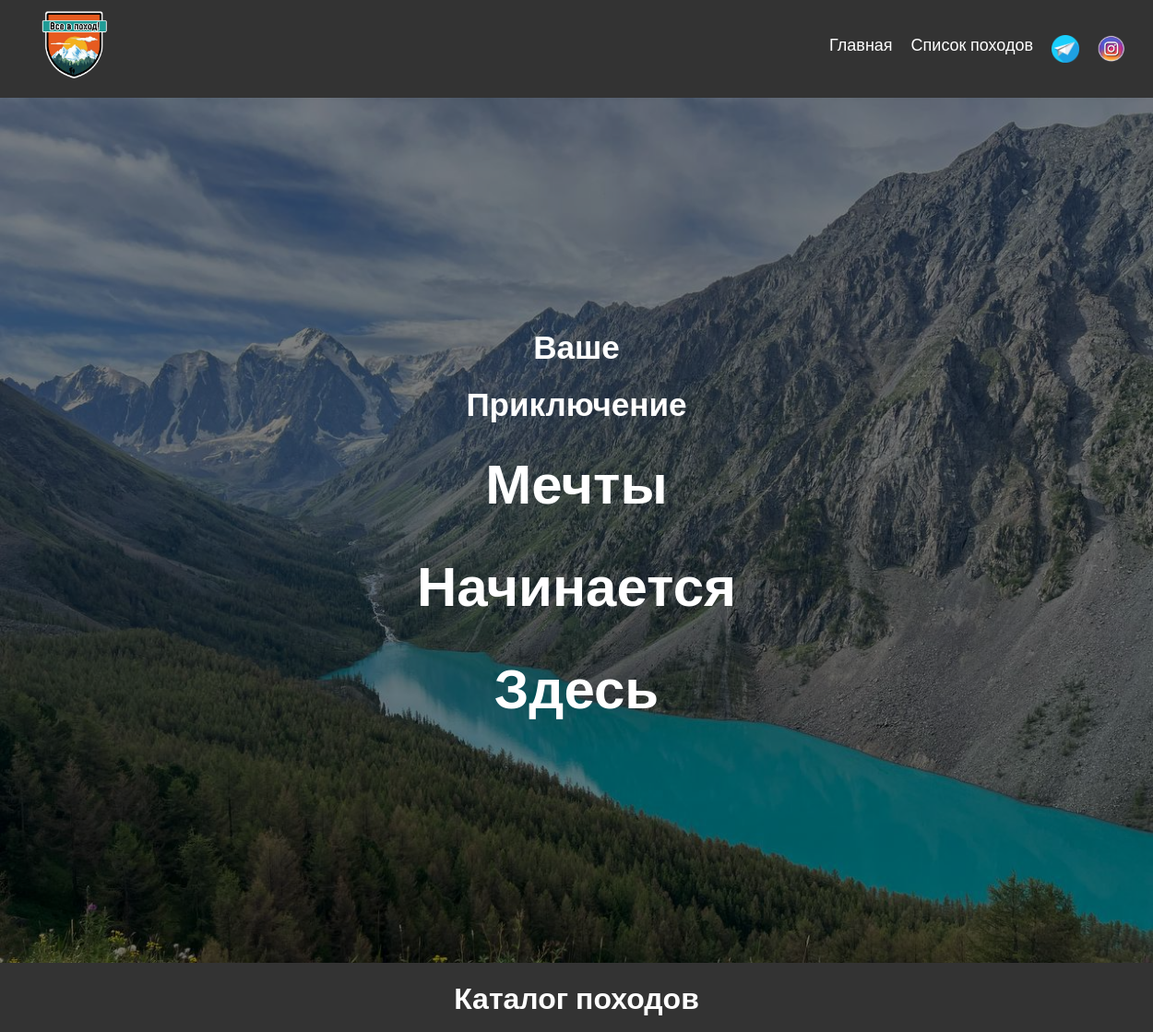
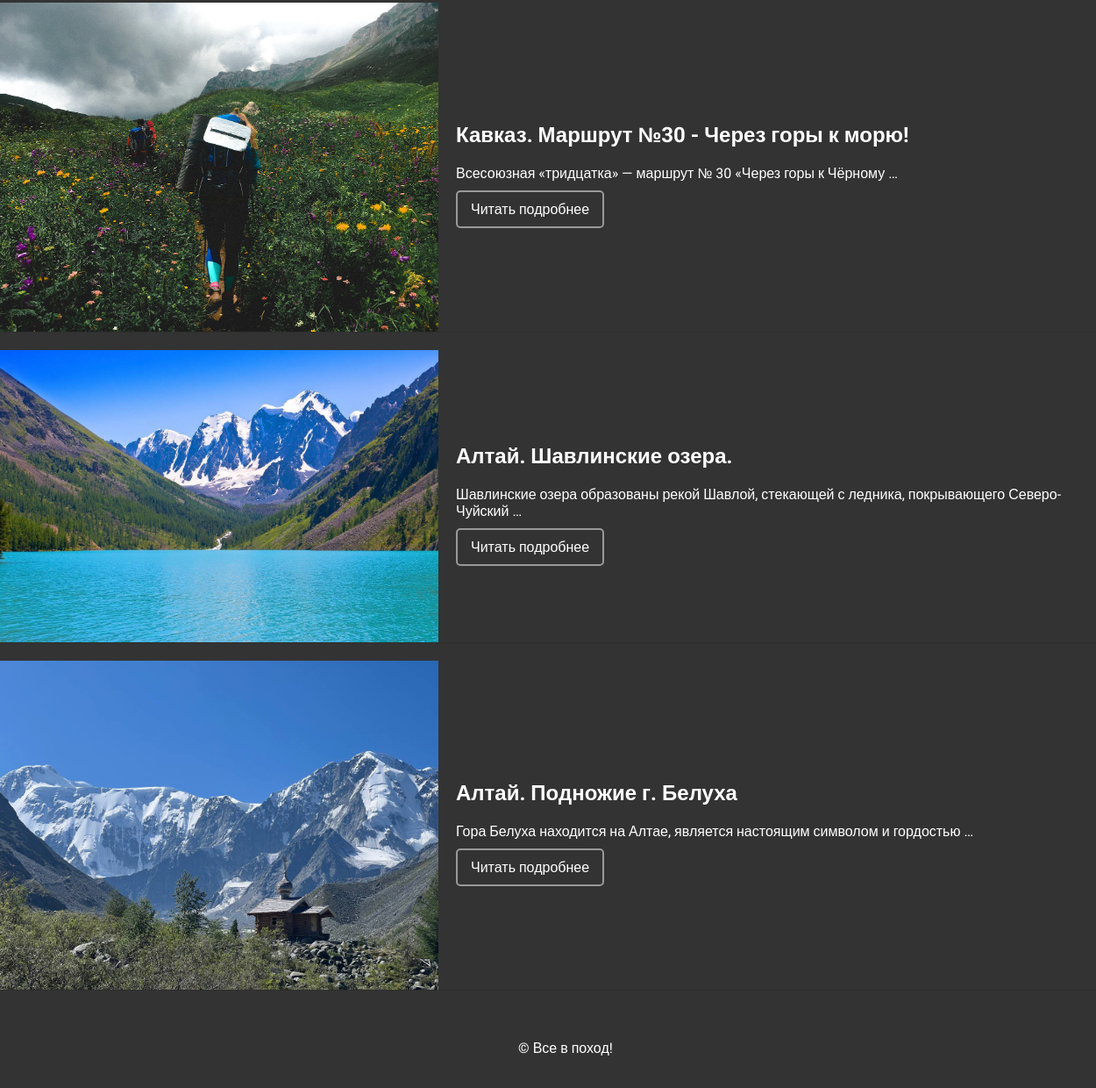
Page /catalog/ on the committed database (2 pictures, top to bottom).
### catalog/models.py (models this page shows, shortened)
class Catalog(models.Model):
    title = models.CharField('Название', max_length=50)
    description = models.TextField('Описание', max_length=5000)
    image = models.ImageField(
        'Изображение',
        upload_to='static_dev/img/',
        blank=True,
        null=True
        )
    is_published = models.BooleanField(
        'Опубликовано',
        default=False,
        help_text='Снимите галочку, чтобы скрыть публикацию.'
    )
    region = models.CharField('Регион', max_length=30, blank=True)
    duration = models.CharField('Длительность', max_length=50, blank=True)
    distance = models.CharField('Расстояние', max_length=255, blank=True)
    class Meta:
        verbose_name = 'Каталог'
        verbose_name_plural = 'Каталог'

### catalog/views.py (the view)
# urls.py: path('', views.PohodListView.as_view(), name='pohod_list'),
class PohodListView(ListView):
    model = Catalog  # Модель каталог с полями.
    template_name = 'catalog/pohod_list.html'
    context_object_name = 'catalog'
    def get_queryset(self):
        return Catalog.objects.filter(is_published=True)

### templates/catalog/pohod_list.html (shortened to what this page needs)
{% extends 'base.html' %}
{% load static %}
{% block content %}
<section>
  <div class="image-container">
    <img src="{% static 'img/vverh.jpg' %}" alt="people" class="background-image">
    <div class="overlay-text">
        <h3 class="u-align-center u-text u-text-1" data-animation-name="customAnimationIn" data-animation-duration="1500">Ваше</h3>
        <h3 class="u-align-center u-text u-text-body-alt-color u-text-2">Приключение</h3>
        <h1 class="u-align-center u-text u-text-3" data-animation-name="customAnimationIn" data-animation-duration="1500" data-animation-delay="500">Мечты</h1>
        <h1 class="u-align-center u-text u-text-3" data-animation-name="customAnimationIn" data-animation-duration="1500" data-animation-delay="500">Начинается</h1>
        <h1 class="u-align-center u-text u-text-3" data-animation-name="customAnimationIn" data-animation-duration="1500" data-animation-delay="500">Здесь</h1>
    </div>
</div>
<section>
  <h1>Каталог походов</h1>
  {% for catalog in catalog %}
  <div class="catalog-item">
    <img src="{{ catalog.image.url }}" alt="{{ catalog.title }}" class="catalog-image">
    <div class="catalog-content">
      <h2>{{ catalog.title }}</h2>
      <p>{{ catalog.description|truncatewords:10 }}</p>
      <a href="{% url 'catalog:pohod_detail' catalog.id %}" class="read-more-button">Читать подробнее</a>
    </div>
  </div>
  {% endfor %}
</section>
{% endblock %}

### templates/base.html (shortened to what this page needs)
{% load static %}
<!DOCTYPE html>
<html lang="ru">
  <head>
    <link rel="stylesheet" href="{% static 'css/bootstrap.min.css' %}">
  </head>
  <body>
    {% include "includes/header.html" %}
    <main>
      {% block content %}{% endblock %}
    </main>
    {% include "includes/footer.html" %}
  </body>
</html>

### templates/includes/header.html
{% load static %}
<header>
  <nav>
    <div class="container">
      <div class="wrap-logo">
        <a class="logo" href="{% url 'homepage:index' %}">
          <img src="{% static 'img/IMG_8898.png' %}" height="100" alt="">
        </a>
      </div>
      <ul class="nav nav-pills">
        <li class="nav-item">
          <a class="nav-link" href="{% url 'homepage:index' %}">
            Главная
          </a>
        </li>
        <li class="nav-item">
          <a class="nav-link" href="{% url 'catalog:pohod_list' %}">
            Список походов
          </a>
        </li>
        <li class="nav-item">
          <a class="nav-link" href="https://t.me/vse_v_pohod">
            <img src="{% static 'img/1604538.png' %}" alt="Telegram" style="width: 30px; height: 30px;">
          </a>
        </li>
        <li class="nav-item">
          <a class="nav-link" href="https://www.instagram.com/vse.v.pokhod">
            <img src="{% static 'img/inst.png' %}" alt="Instagram" style="width: 30px; height: 30px;">
          </a>
        </li>
      </ul>
    </div>
  </nav>
</header>

### templates/includes/footer.html
<footer>
  <p>© Все в поход!</p>
</footer>

### rows in the picture
Catalog: image (picture), title "Кавказ. Маршрут №30 - Через горы к морю!", description "Всесоюзная «тридцатка» — маршрут № 30 «Через горы к Чёрному …"
Catalog: image (picture), title "Алтай. Шавлинские озера.", description "Шавлинские озера образованы рекой Шавлой, стекающей с ледника, покрывающего Северо-Чуйский …"
Catalog: image (picture), title "Алтай. Подножие г. Белуха", description "Гора Белуха находится на Алтае, является настоящим символом и гордостью …"
